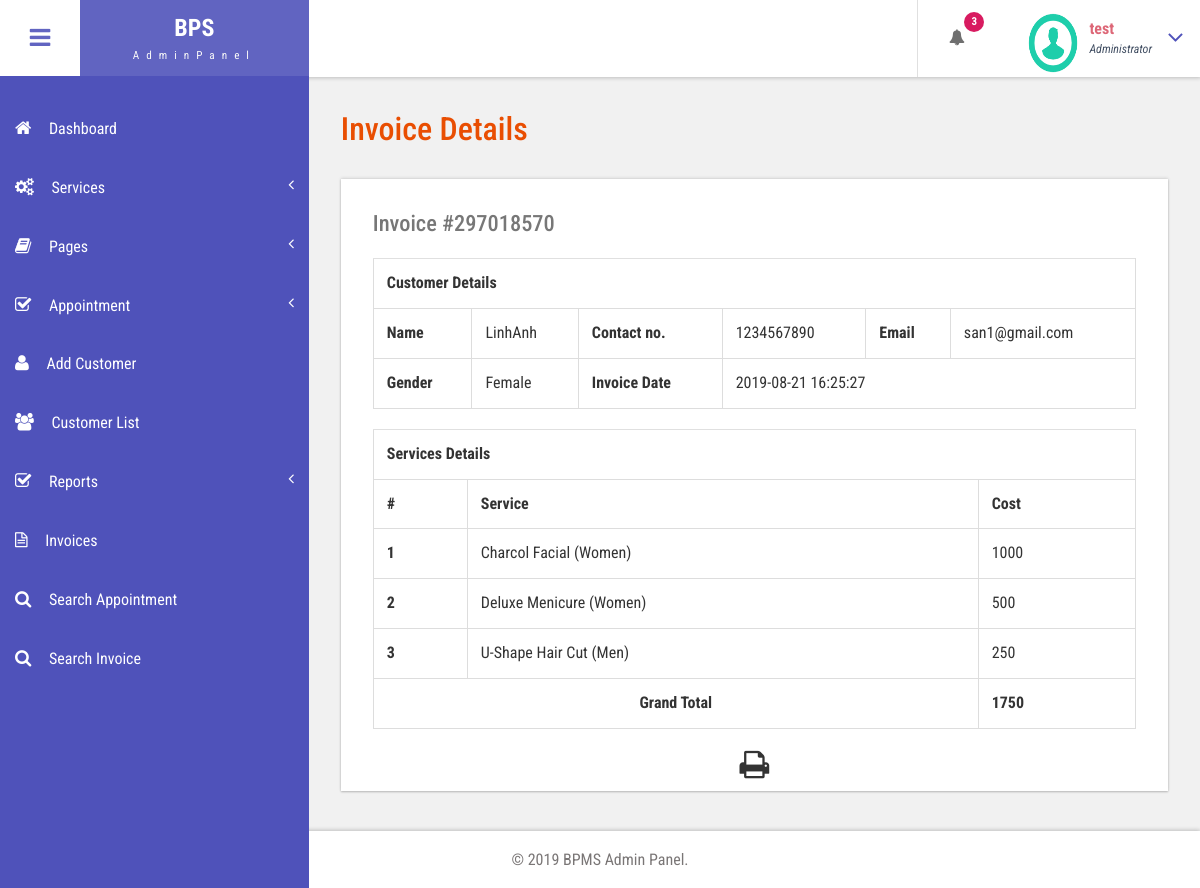
The app's page /admin/view-invoice.php?invoiceid=297018570 (signed in) with its own data.
### tables this page shows
CREATE TABLE `tblservices` (
  `ID` int(10) NOT NULL,
  `ServiceName` varchar(200) DEFAULT NULL,
  `Cost` int(10) DEFAULT NULL,
  `CreationDate` timestamp NULL DEFAULT CURRENT_TIMESTAMP
);

### admin/view-invoice.php (the view, shortened to what this page needs)
<?php
include('includes/dbconnection.php');
if (strlen($_SESSION['bpmsaid']==0)) {
  header('location:logout.php');
  } else{
  ?>
<!DOCTYPE HTML>
<html>
<head>
<link href="css/bootstrap.css" rel='stylesheet' type='text/css' />
<link href="css/style.css" rel='stylesheet' type='text/css' />
<link href="css/font-awesome.css" rel="stylesheet">
<link href="css/animate.css" rel="stylesheet" type="text/css" media="all">
<link href="css/custom.css" rel="stylesheet">
</head>
<body class="cbp-spmenu-push">
	<div class="main-content">
		 <?php include_once('includes/sidebar.php');?>
		 <?php include_once('includes/header.php');?>
		<div id="page-wrapper">
			<div class="main-page">
				<div class="tables" id="exampl">
					<h3 class="title1">Invoice Details</h3>
	<?php
	$invid=intval($_GET['invoiceid']);
$ret=mysqli_query($con,"select DISTINCT  tblinvoice.PostingDate,tblcustomers.Name,tblcustomers.Email,tblcustomers.MobileNumber,tblcustomers.Gender
	from  tblinvoice
	join tblcustomers on tblcustomers.ID=tblinvoice.Userid
	where tblinvoice.BillingId='$invid'");
while ($row=mysqli_fetch_array($ret)) {
?>
					<div class="table-responsive bs-example widget-shadow">
						<h4>Invoice #<?php echo $invid;?></h4>
						<table class="table table-bordered" width="100%" border="1">
<tr>
<th colspan="6">Customer Details</th>
</tr>
							 <tr>
								<th>Name</th>
								<td><?php echo $row['Name']?></td>
								<th>Contact no.</th>
								<td><?php echo $row['MobileNumber']?></td>
								<th>Email </th>
								<td><?php echo $row['Email']?></td>
							</tr>
							 <tr>
								<th>Gender</th>
								<td><?php echo $row['Gender']?></td>
								<th>Invoice Date</th>
								<td colspan="3"><?php echo $row['PostingDate']?></td>
							</tr>
<?php }?>
</table>
<table class="table table-bordered" width="100%" border="1">
<tr>
<th colspan="3">Services Details</th>
</tr>
<tr>
<th>#</th>
<th>Service</th>
<th>Cost</th>
</tr>
<?php
$ret=mysqli_query($con,"select tblservices.ServiceName,tblservices.Cost
	from  tblinvoice
	join tblservices on tblservices.ID=tblinvoice.ServiceId
	where tblinvoice.BillingId='$invid'");
$cnt=1;
while ($row=mysqli_fetch_array($ret)) {
	?>
<tr>
<th><?php echo $cnt;?></th>
<td><?php echo $row['ServiceName']?></td>
<td><?php echo $subtotal=$row['Cost']?></td>
</tr>
<?php
$cnt=$cnt+1;
$gtotal+=$subtotal;
} ?>
<tr>
<th colspan="2" style="text-align:center">Grand Total</th>
<th><?php echo $gtotal?></th>
</tr>
</table>
  <p style="margin-top:1%"  align="center">
  <i class="fa fa-print fa-2x" style="cursor: pointer;"  OnClick="CallPrint(this.value)" ></i>
</p>
					</div>
				</div>
			</div>
		</div>
		 <?php include_once('includes/footer.php');?>
	</div>
</body>
</html>
<?php }  ?>

### admin/includes/header.php (shortened to what this page needs)
<div class="sticky-header header-section ">
      <div class="header-left">
        <button id="showLeftPush"><i class="fa fa-bars"></i></button>
        <div class="logo">
          <a href="index.html">
            <h1>BPS</h1>
            <span>AdminPanel</span>
          </a>
        </div>
      </div>
      <div class="header-right">
        <div class="profile_details_left">
          <ul class="nofitications-dropdown">
            <?php
$ret1=mysqli_query($con,"select ID,Name from  tblappointment where Status=''");
$num=mysqli_num_rows($ret1);
?>
            <li class="dropdown head-dpdn">
              <a href="#" class="dropdown-toggle" data-toggle="dropdown" aria-expanded="false"><i class="fa fa-bell"></i><span class="badge blue"><?php echo $num;?></span></a>
            </li>
          </ul>
          <div class="clearfix"> </div>
        </div>
        <div class="profile_details">
        <?php
$adid=$_SESSION['bpmsaid'];
$ret=mysqli_query($con,"select AdminName from tbladmin where ID='$adid'");
$row=mysqli_fetch_array($ret);
$name=$row['AdminName'];
?>
          <ul>
            <li class="dropdown profile_details_drop">
              <a href="#" class="dropdown-toggle" data-toggle="dropdown" aria-expanded="false">
                <div class="profile_img">
                  <span class="prfil-img"><img src="images/download (1).png" alt="" width="50" height="60"> </span>
                  <div class="user-name">
                    <p><?php echo $name; ?></p>
                    <span>Administrator</span>
                  </div>
                  <i class="fa fa-angle-down lnr"></i>
                  <div class="clearfix"></div>
                </div>
              </a>
            </li>
          </ul>
        </div>
      </div>
      <div class="clearfix"> </div>
    </div>

### admin/css/style.css (style rules this page uses)
h4, h5, h6, h1, h2, h3 { margin: 0; }
ul, ol { margin: 0; }
p { margin: 0; }
html, body { font-family: 'Roboto Condensed', sans-serif; font-size: 100%; overflow-x: hidden; background: #fff; }
body a { transition: 0.5s all ease; -webkit-transition: 0.5s all ease; -moz-transition: 0.5s all ease; -o-transition: 0.5s all ease; -ms-transition: 0.5s all ease; text-decoration:none; }
h1,h2,h3,h4,h5,h6 { margin:0; }
p { margin:0; }
ul,label { margin:0; padding:0; }
.main-content { position: relative; }
.sticky-header { position: fixed; top: 0; left:0px; width: 100%; z-index: 100; }
.header-section { background:#FFF; box-shadow: 1px 1px 4px rgba(0, 0, 0, 0.21); -webkit-box-shadow: 1px 1px 4px rgba(0, 0, 0, 0.21); -moz-box-shadow: 1px 1px 4px rgba(0, 0, 0, 0.21); -o-box-shadow: 1px 1px 4px rgba(0, 0, 0, 0.21); }
.header-section::after { clear: both; display: block; content: ''; }
.header-left { float: left; width: 45%; }
.header-right { float: right; }
button#showLeftPush { font-size: 1.5em; width: 80px; padding: 0.87em 0; text-align: center; cursor: pointer; float: left; color: #6F6F6F; -moz-transition: all 0.2s ease-out 0s; -webkit-transition: all 0.2s ease-out 0s; transition: all 0.2s ease-out 0s; border: none; background-color: #fff; outline:none; }
.cbp-spmenu-push { overflow-x: hidden; position: relative; }
.cbp-spmenu, .cbp-spmenu-push { -webkit-transition: all 0.3s ease; -moz-transition: all 0.3s ease; transition: all 0.3s ease; }
.cbp-spmenu-push div#page-wrapper { margin: 0 0 0 19.3em; transition:.5s all; -webkit-transition:.5s all; -moz-transition:.5s all; }
.fa { display: inline-block; font-family: FontAwesome; font-style: normal; font-weight: normal; line-height: 1; -webkit-font-smoothing: antialiased; -moz-osx-font-smoothing: grayscale; }
.logo { background: #6164C1; text-align: center; float: left; }
.logo a { padding: 0.9em 3.3em .7em; display: block; text-decoration: none; }
.logo a h1 { color: #fff; font-size: 1.5em; line-height: 1.2em; font-weight: 700; }
.logo a span { color: #F8F8F8; font-size: .7em; text-align: center; letter-spacing: 7px; }
.profile_details_left { float: left; }
li.dropdown.head-dpdn { display: inline-block; padding: 1.7em 0; border-left: 1px solid #E0E0E0; float: left; }
li.dropdown.head-dpdn a.dropdown-toggle { padding: 1.7em 2em; }
i.fa.fa-bell { color:#6F6F6F; }
.header-right span.badge { font-size: 11px; font-weight: bold; color: #FFF; background: #8BC34A; line-height: 15px; width: 20px; height: 20px; border-radius: 2em; -webkit-border-radius: 2em; -moz-border-radius: 2em; -o-border-radius: 2em; text-align: center; display: inline-block; position: absolute; top: 16%; padding: 2px 0 0; }
.header-right span.blue { background-color:#D81B60; }
.profile_details { float: right; }
.profile_details_drop a.dropdown-toggle { display:block; padding: 0.8em 3em 0 2em; }
.profile_img span.prfil-img { float:left; }
.user-name { float:left; margin-top:8px; margin-left:11px; height:35px; }
.profile_details ul li { list-style-type:none; position:relative; }
.profile_details li a i.fa.lnr { position: absolute; top: 34%; right: 8%; color: #4F52BA; font-size: 1.6em; }
.user-name p { font-size:1em; color:#DD6777; line-height:1em; font-weight:700; }
.user-name span { font-size: .75em; font-style: italic; color: #424f63; font-weight: normal; margin-top: .3em; }
.widget-shadow { background-color: #fff; box-shadow: 0 -1px 3px rgba(0,0,0,.12),0 1px 2px rgba(0,0,0,.24); -webkit-box-shadow: 0 -1px 3px rgba(0,0,0,.12),0 1px 2px rgba(0,0,0,.24); -moz-box-shadow: 0 -1px 3px rgba(0,0,0,.12),0 1px 2px rgba(0,0,0,.24); }
h3.title1 { font-size: 2em; color: #e94e02; margin-bottom: 0.8em; }
.table > thead > tr > th, .table > tbody > tr > th, .table > tfoot > tr > th, .table > thead > tr > td, .table > tbody > tr > td, .table > tfoot > tr > td { border-top: none; }
.tables h4 { font-size: 1.4em; margin-bottom: 1em; color: #777777; }
.tables .panel-body ,.tables .bs-example { padding: 2em 2em 0.5em; }
.tables .table > thead > tr > th, .tables .table > tbody > tr > th, .tables .table > tfoot > tr > th, .tables .table > thead > tr > td, .tables .table > tbody > tr > td, .tables .table > tfoot > tr > td { padding: 13px; border-top: 1px solid #E0E0E0; }
.bs-example { margin-top: 2em; }

### admin/css/custom.css (style rules this page uses)
#page-wrapper { padding:7em 2em 2.5em; background-color: #F1F1F1; }

### records on screen
tblservices: ServiceName "Charcol Facial (Women)", Cost "1000"
tblservices: ServiceName "Deluxe Menicure (Women)", Cost "500"
tblservices: ServiceName "U-Shape Hair Cut (Men)", Cost "250"

### other values on screen
$num "3"
$name "test"
$row['Name'] "LinhAnh"
$row['MobileNumber'] "1234567890"
$row['Email'] "san1@gmail.com"
$row['Gender'] "Female"
$row['PostingDate'] "2019-08-21 16:25:27"
$gtotal "1750"
